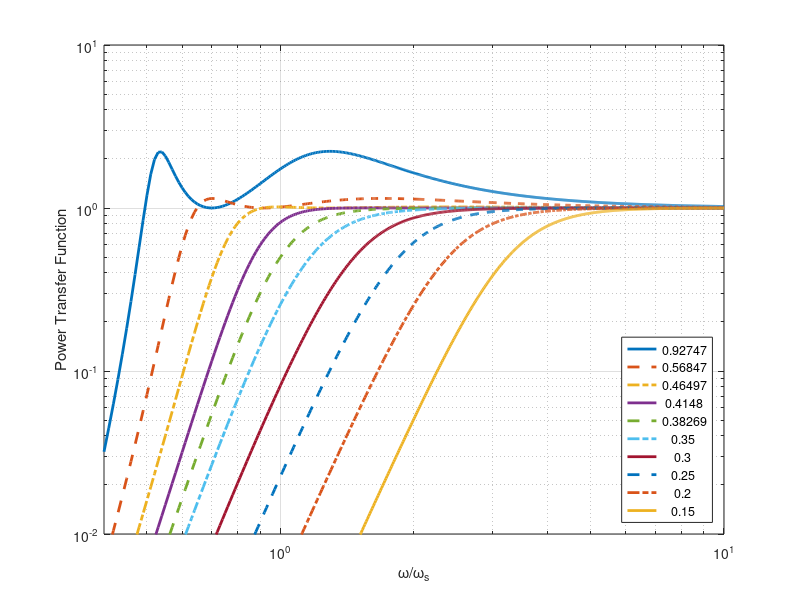

The MATLAB source for this figure:
clear all
close all

linestyle={'-','--','-.','-','--','-.','-','--','-.','-','--','-.'};

index=1;
for k=.2:.2:1
    fact=.125.*k.^4+.75.*k.^2+0.125;
    A4=1;%.125.*k.^4+.75.*k.^2+0.125;%in Thiele, they divide by numerator
    A0=1;
    A1=2.6131.*k./(fact.^(1/4));
    A2=(2.4143.*k.^2+1)./(fact.^(1/2));
    A3=(.9239.*k.^3+1.6892.*k)./(fact.^(3/4));
    
    Qt(index)=1./sqrt(A1.*A3);
    index=index+1;
    wbws=A1./A3;

    omega=.4:.01:10; %actually omega/omega_s. Need to convert to omega/omega_c = omega/omega_s/sqrt(h)
    loglog(omega,abs(A4.*(omega./sqrt(wbws)).^4./(A4.*(omega./sqrt(wbws)).^4.-i.*A3.*(omega./sqrt(wbws)).^3-A2.*(omega./sqrt(wbws)).^2+i.*A1.*(omega./sqrt(wbws))+A0)).^2,linestyle{index-1}, 'LineWidth',2)
    hold on
end

for Qt_qb3=0.35:-.05:0.15;
    A4=1;
    A2=sqrt(2.*(1./Qt_qb3.^2-1));
    A3=sqrt(2.*A2);
    A1=(2+A2.^2)./(2.*A3);
    Qt(index)=Qt_qb3;
    index=index+1;
    wbws=A1./A3;
    omega=.4:.01:10; %actually omega/omega_s. Need to convert to omega/omega_c = omega/omega_s/sqrt(h)
    loglog(omega,abs(A4.*(omega./sqrt(wbws)).^4./(A4.*(omega./sqrt(wbws)).^4.-i.*A3.*(omega./sqrt(wbws)).^3-A2.*(omega./sqrt(wbws)).^2+i.*A1.*(omega./sqrt(wbws))+A0)).^2,linestyle{index-1}, 'LineWidth',2)
    hold on
end

xlim([.4 10])
ylim([1e-2 10])
legend(num2str(Qt'),'Location','southeast')
xlabel('\omega/\omega_s')
ylabel('Power Transfer Function')
grid on
print('chebyfilters','-depsc')